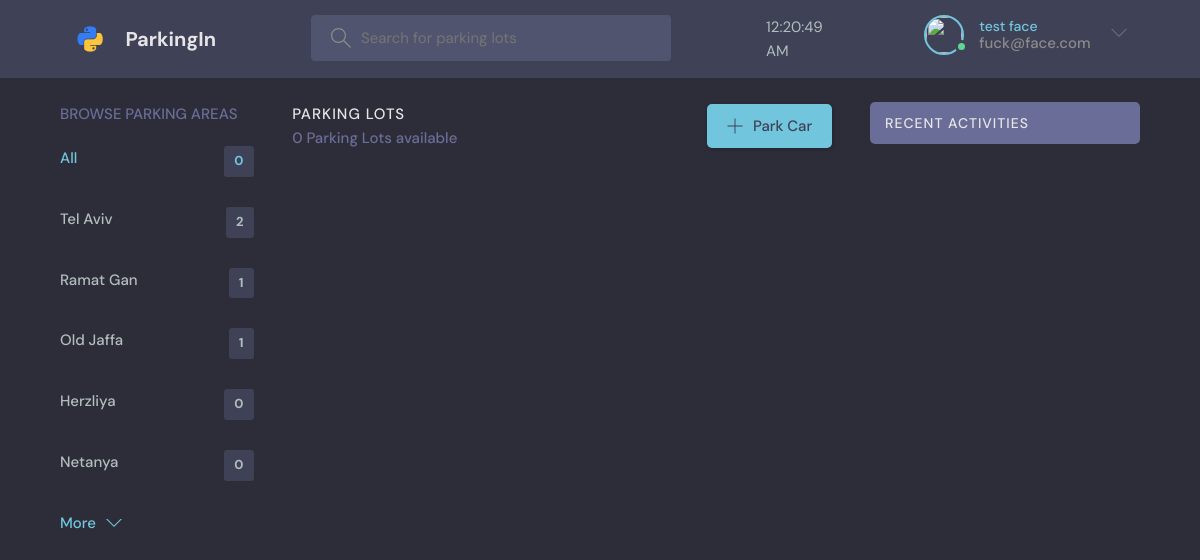
The page /ParkingIn/?q=Herzliya (signed in) on the database its author committed.
### parking/models.py (models this page shows, shortened)
class User(AbstractUser):
    name = models.CharField(max_length=50, null=True)
    email = models.EmailField(unique=True, null=True)
    car_num = models.CharField(unique=False, null=True, max_length=10)
    avater = models.ImageField(null=True, default="avatar.svg")
    balance = models.FloatField(null=True, default=0)
    USERNAME_FIELD = 'email'
    REQUIRED_FIELDS = []

class LotType(models.Model):
    name = models.CharField(max_length=200)
    price = models.FloatField(null=True)

### parking/views.py (the view)
# urls.py: path('', views.parkingHome, name="parking-home"),
def parkingHome(request):
    q = request.GET.get('q') if request.GET.get('q') != None else ''
    lots = ParkingLot.objects.filter(
        Q(lot_type__name__icontains=q) |
        Q(name__icontains=q)
    )
    lot_count = lots.count()
    lot_types = LotType.objects.all()[0:5]
    parking_tickets = ParkingTicket.objects.filter(
        Q(parkingLot__lot_type__name__icontains=q))[0:5]
    context = {'lots': lots, 'lot_types': lot_types,
               'lot_count': lot_count, 'parking_tickets': parking_tickets}
    return render(request, 'parking_home.html', context)

### parking/templates/parking_home.html (shortened to what this page needs)
{% extends 'parking_base.html' %} {% block content %}
<main class="layout layout--3">
    <div class="container">
      {% include 'lotsarea_component.html' %}
      <div class="roomList">
        <div class="roomList__header">
          <div>
            <h2>Parking Lots</h2>
            <p>{{lots.count}} Parking Lots available</p>
          </div>
          {% if request.user.is_superuser %}
            <a class="btn btn--main" href="{% url 'create-parking-lot' %}">
              <svg version="1.1" xmlns="http://www.w3.org/2000/svg" width="32" height="32" viewBox="0 0 32 32">
                <title>add</title>
                <path
                  d="M16.943 0.943h-1.885v14.115h-14.115v1.885h14.115v14.115h1.885v-14.115h14.115v-1.885h-14.115v-14.115z">
                </path>
              </svg>
              Create a Parking Lot
            </a>
            {% elif user.is_authenticated %}
            <a class="btn btn--main" href="{% url 'park-car' %}">
              <svg version="1.1" xmlns="http://www.w3.org/2000/svg" width="32" height="32" viewBox="0 0 32 32">
                <title>add</title>
                <path
                  d="M16.943 0.943h-1.885v14.115h-14.115v1.885h14.115v14.115h1.885v-14.115h14.115v-1.885h-14.115v-14.115z">
                </path>
              </svg>
              Park Car
            </a>
            {% endif %}
        </div>
      </div>
      {% include 'activity_component.html' %}
    </div>
  </main>
{% endblock %}

### templates/parking_navbar.html (shortened to what this page needs)
{% load static %}
<header class="header header--loggedIn">
    <div class="container">
        <a href="{% url 'parking-home' %}" class="header__logo">
            <img src="{% static 'images/logo.svg' %}" />
            <h1>ParkingIn</h1>
        </a>
        <form class="header__search" method="GET" action="{% url 'parking-home' %}">
            <label>
                <input name="q" placeholder="Search for parking lots" />
            </label>
        </form>
        <div class="container" id = "clock" onload="currentTime()"></div>
        <nav class="header__menu">
            {% if request.user.is_authenticated %}
                {% if request.user.is_superuser %}
                <div class="header__user">
                    <a href="{% url 'my-tickets' user.id %}">
                        <div class="avatar avatar--medium active">
                            <img src="{{request.user.avatar.url}}" />
                        </div>
                        <p><span>{{request.user.name}}(Admin)</span>{{request.user.email}}</p>
                    </a>
                    <button class="dropdown-button">
                        <svg version="1.1" xmlns="http://www.w3.org/2000/svg" width="32" height="32" viewBox="0 0 32 32">
                            <title>chevron-down</title>
                            <path d="M16 21l-13-13h-3l16 16 16-16h-3l-13 13z"></path>
                        </svg>
                    </button>
                </div>
                {% else %}
                <div class="header__user">
                    <a href="{% url 'my-tickets' user.id %}">
                        <div class="avatar avatar--medium active">
                            <img src="{{request.user.avatar.url}}" />
                        </div>
                        <p><span>{{request.user.name}}</span>{{request.user.email}}</p>
                    </a>
                    <button class="dropdown-button">
                        <svg version="1.1" xmlns="http://www.w3.org/2000/svg" width="32" height="32" viewBox="0 0 32 32">
                            <title>chevron-down</title>
                            <path d="M16 21l-13-13h-3l16 16 16-16h-3l-13 13z"></path>
                        </svg>
                    </button>
                </div>
                {% endif %}
            {% else %}
            <a href="{% url 'parking-login' %}">
                <img src="{% static 'images/avatar.svg' %}" />
                <p>Login</p>
            </a>
            {% endif %}
        </nav>
    </div>
</header>

### parking/templates/lotsarea_component.html
<div class="topics">
    <div class="topics__header">
        <h2>Browse Parking Areas</h2>
    </div>
    <ul class="topics__list">
        <li>
            <a href="{% url 'parking-home' %}" class="active">All <span>{{lots.count}}</span></a>
        </li>
        {% for lot in lot_types %}
        <li>
            <a href="{% url 'parking-home' %}?q={{lot.name}}">{{lot.name}}<span>{{lot.parkinglot_set.all.count}}</span></a>
        </li>
        {% endfor %}
    </ul>
    <a class="btn btn--link" href="{% url 'parking-areas' %}">
        More
        <svg version="1.1" xmlns="http://www.w3.org/2000/svg" width="32" height="32" viewBox="0 0 32 32">
            <title>chevron-down</title>
            <path d="M16 21l-13-13h-3l16 16 16-16h-3l-13 13z"></path>
        </svg>
    </a>
</div>

### rows shown on the page
User: user.name "test face", user.email "fuck@face.com"
LotType: name "Tel Aviv", parkinglot_set.all.count "2"
LotType: name "Ramat Gan", parkinglot_set.all.count "1"
LotType: name "Old Jaffa", parkinglot_set.all.count "1"
LotType: name "Herzliya", parkinglot_set.all.count "0"
LotType: name "Netanya", parkinglot_set.all.count "0"

### other values the page prints
{{ lots.count }} "0"
